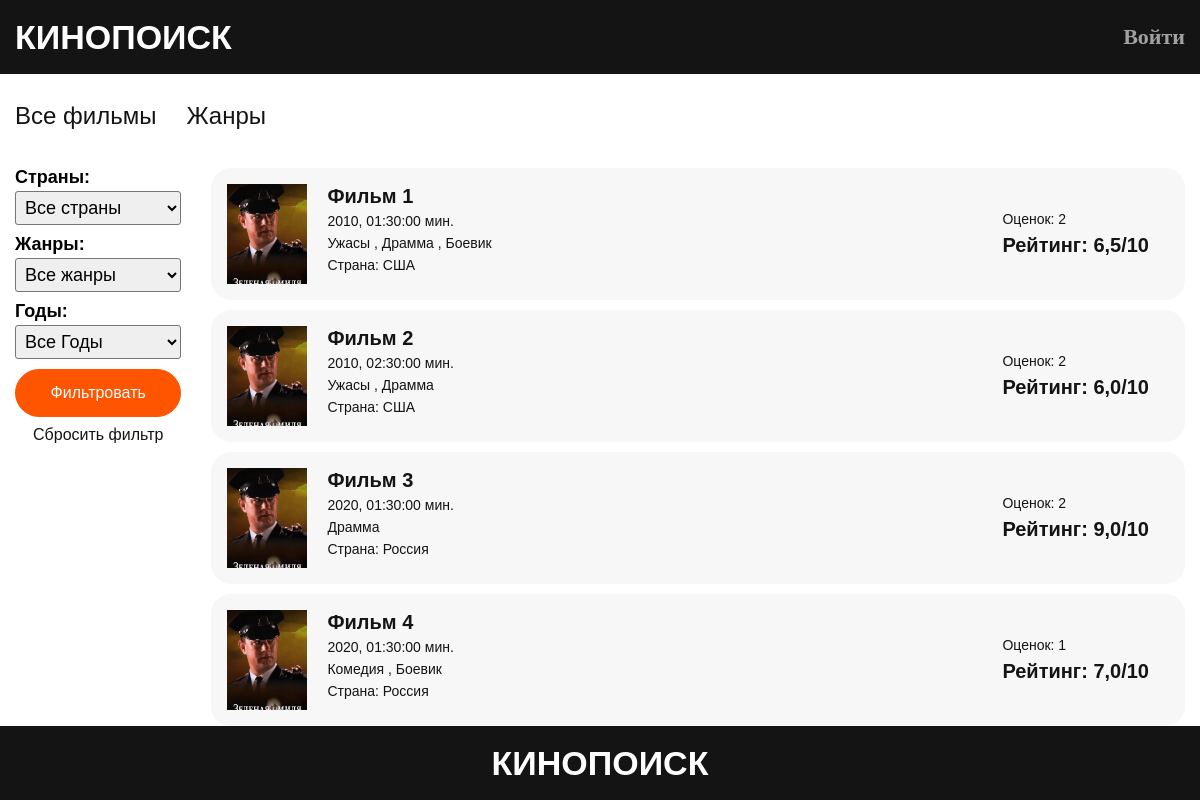
The app's page /, older data.
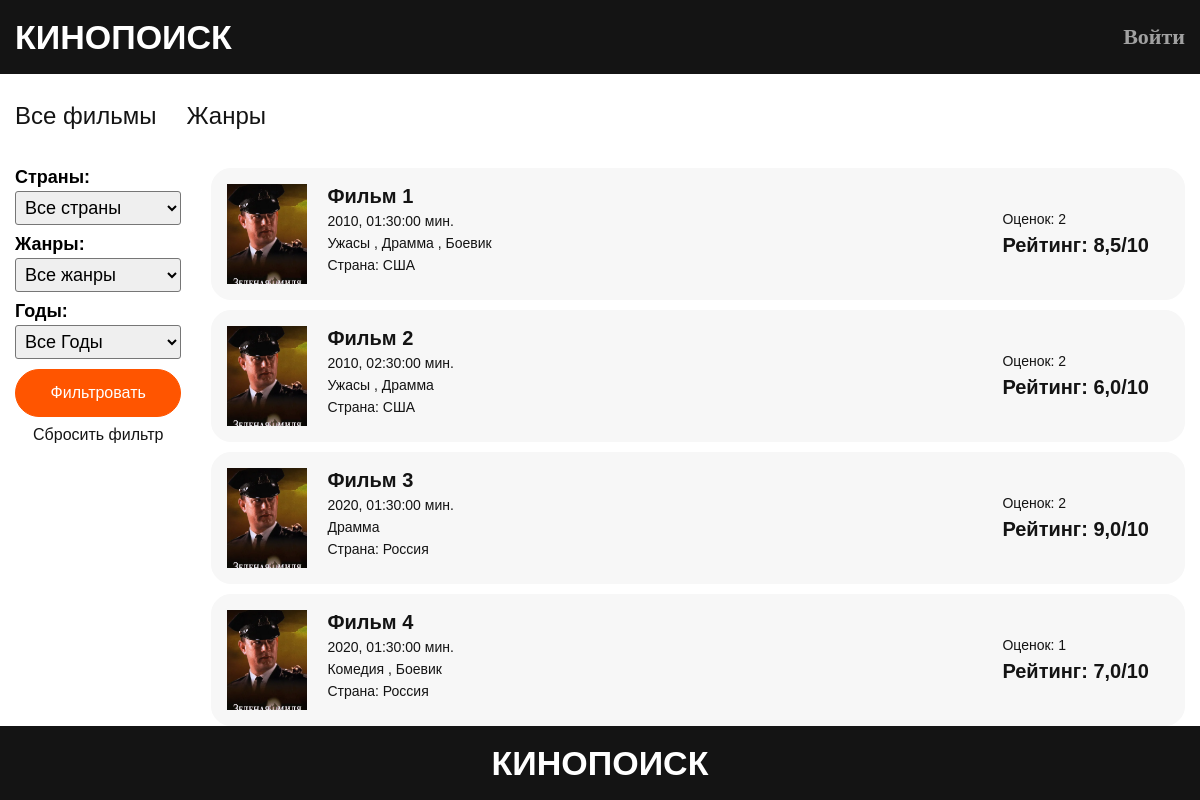
The same page, newer data.
### kino/models.py (models this page shows, shortened)
class Film(models.Model):
    name = models.CharField(max_length=120, null=True, blank=True)
    duration = models.CharField(max_length=20, null=True, blank=True)
    image = models.ImageField(upload_to='films_images', null=True, blank=True)
    country = models.ForeignKey(Country, on_delete=models.CASCADE, null=True, blank=True)
    genres = models.ManyToManyField(Genre)
    year = models.ForeignKey(Year, on_delete=models.CASCADE, null=True, blank=True)
    trailer = models.FileField(upload_to='trailers', validators=[FileExtensionValidator(allowed_extensions=['mp4'])],
                               null=True, blank=True)
    description = models.TextField(null=True, blank=True)
    def count_film_votes(self):
        ratings = self.ratings.all()
        return len(ratings)
    def get_average_rating(self):
        ratings = self.ratings.all()
        if len(ratings) != 0:
            return round(sum(rating.rating for rating in ratings) / len(ratings), 1)
        else:
            return 0
    class Meta:
        verbose_name = 'Фильм'
        verbose_name_plural = 'Фильмы'

class Rating(models.Model):
    user = models.ForeignKey(User, on_delete=models.CASCADE)
    film = models.ForeignKey(Film, on_delete=models.CASCADE, related_name='ratings')
    rating = models.IntegerField(validators=[MinValueValidator(0), MaxValueValidator(10)])
    class Meta:
        unique_together = ('film', 'user')
        verbose_name = 'Рейтинг'
        verbose_name_plural = 'Рейтинг'

class Year(models.Model):
    year = models.IntegerField(null=True, blank=True)
    def __str__(self):
        return str(self.year)
    class Meta:
        verbose_name = 'Год'
        verbose_name_plural = 'Года'

class Country(models.Model):
    name = models.CharField(max_length=120, null=True, blank=True)
    def __str__(self):
        return self.name
    class Meta:
        verbose_name = 'Страна'
        verbose_name_plural = 'Страны'

### kino/views.py (the view)
# urls.py: path('', main_page, name='index'),
def main_page(request):
    films = Film.objects.all()
    if request.GET.get('genres'):
        films = films.filter(genres=request.GET.get('genres'))
    if request.GET.get('year'):
        films = films.filter(year=request.GET.get('year'))
    if request.GET.get('country'):
        films = films.filter(country=request.GET.get('country'))
    form = FilterForm(request.GET)
    context = {
        'page_title': 'Главная',
        'films': films,
        'form': form
    }
    return render(request, template_name='kino/pages/films.html', context=context)

### kino/forms.py
class FilterForm(forms.ModelForm):
    def __init__(self, *args, **kwargs):
        super().__init__(*args, **kwargs)
        self.fields['country'].empty_label = 'Все страны'
        self.fields['country'].label = 'Страны'
        self.fields['year'].empty_label = 'Все Годы'
        self.fields['year'].label = 'Годы'
        self.fields['genres'].label = 'Жанры'
        self.fields['genres'].empty_label = 'Все жанры'
        self.fields['country'].required = False
        self.fields['year'].required = False
        self.fields['genres'].required = False
    class Meta:
        model = Film
        fields = ['country', 'genres', 'year']
        widgets = {
            'genres': forms.Select(choices=Genre.objects.all())
        }

### kino/models.py (called while the page is built)
    def __str__(self):
        return self.name

### templates/kino/pages/films.html
{% extends 'kino/index.html' %}
{% block content %}
  <div class="films-wrapper">
    {% block sidebar %}
      {% include 'kino/sidebar.html' %}
    {% endblock %}
    {% block films %}
      {% include 'kino/components/films.html' %}
    {% endblock %}
  </div>
{% endblock %}

### templates/kino/components/films.html
{% if films %}
  <div class="films">
    {% for film in films %}
      <a href="{% url 'kino:film' film.id  %}" class="film">
        <img src="{{ film.image.url }}" class="image" alt="" />
        <div class="film__info">
          <h4 class="name">{{ film.name }}</h4>
          <div class="times p3">{{ film.year }}, {{ film.duration }} мин.</div>
          <div class="genre p3">
            {% for genre in film.genres.all %}
              {{ genre.name }}
              {% if not forloop.last %}, {% endif %}
            {% endfor %}
          </div>
          <div class="country p3">Страна: {{ film.country }}</div>
        </div>
        <div class="film__rating">
          <div class="votes p3">Оценок: {{ film.count_film_votes }}</div>
          <div class="average h4">Рейтинг: {{ film.get_average_rating }}/10</div>
        </div>
      </a>
    {% endfor %}
  </div>
{% else %}
  <div class="h1">Фильмов не найдено</div>
{% endif %}

Row changes from the older to the newer data that the page shows:
changed through a linked row, Film "Фильм 1": get_average_rating "6,5" → "8,5"
